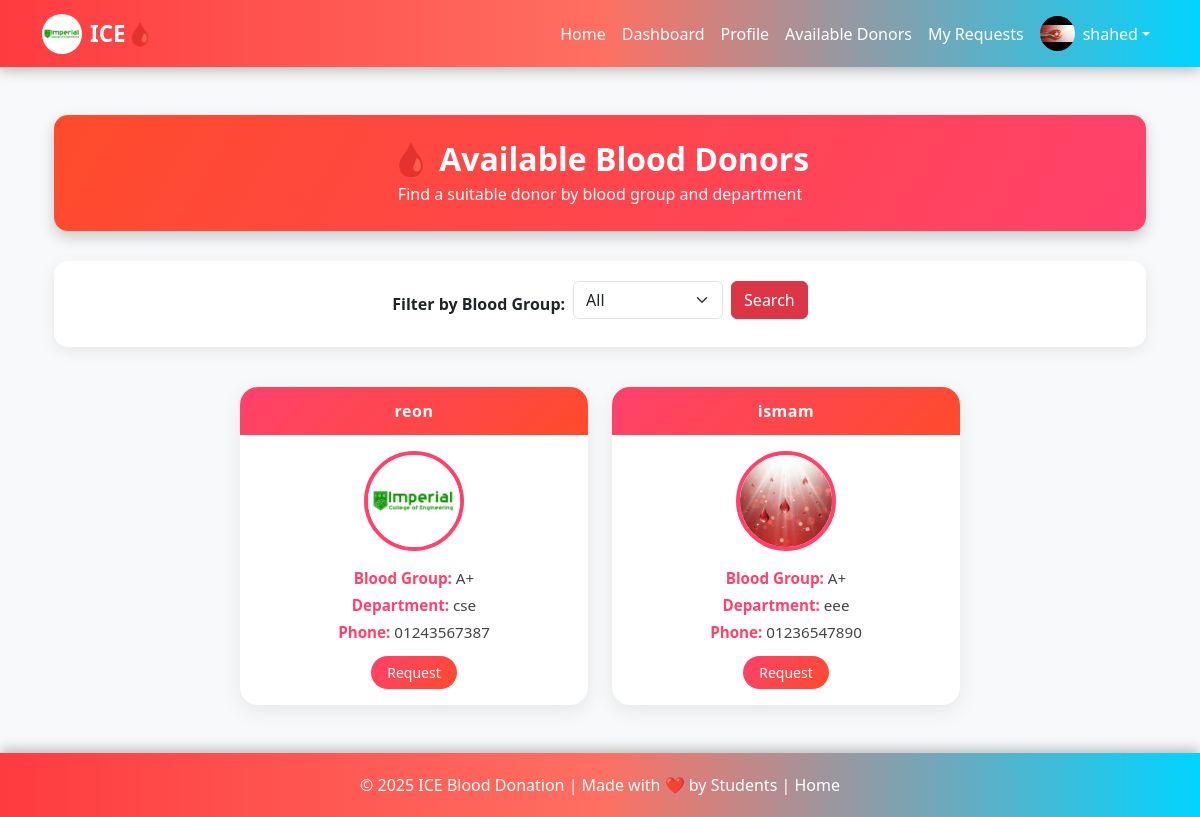
/donors/ (signed in), run on the app's committed database.
### blood/models.py (models this page shows, shortened)
class Donor(models.Model):
    user = models.OneToOneField(User, on_delete=models.CASCADE)
    blood_group = models.CharField(max_length=5)
    phone = models.CharField(max_length=15)
    department = models.CharField(max_length=100)
    available = models.BooleanField(default=True)
    last_donation_date = models.DateField(null=True, blank=True)
    donation_count = models.IntegerField(default=0)
    profile_pic = models.ImageField(upload_to='profile_pics/', null=True, blank=True)

### blood/views.py (the view)
# urls.py: path('donors/', views.donor_list, name='donor_list'),
@login_required
def donor_list(request):
    blood_group = request.GET.get('blood_group')
    if blood_group:
        donors = Donor.objects.filter(available=True, blood_group=blood_group)
    else:
        donors = Donor.objects.filter(available=True)
    return render(request, 'blood/donor_list.html', {'donors': donors, 'selected_group': blood_group})

### blood/templates/blood/donor_list.html (shortened to what this page needs)
{% extends 'blood/base.html' %}
{% block content %}
<div class="container py-4">
    <div class="page-header">
        <h2 class="fw-bold mb-1">🩸 Available Blood Donors</h2>
        <p class="mb-0">Find a suitable donor by blood group and department</p>
    </div>
    <div class="search-section">
        <form method="GET" class="d-flex flex-wrap align-items-center justify-content-center">
            <label for="blood_group" class="me-2 fw-semibold">Filter by Blood Group:</label>
            <select name="blood_group" id="blood_group" class="form-select me-2 mb-2" style="width:150px;">
                <option value="">All</option>
            </select>
            <button type="submit" class="btn btn-danger mb-2">Search</button>
        </form>
    </div>
    {% if donors %}
    <div class="row justify-content-center">
        {% for d in donors %}
        <div class="col-md-4 col-sm-6 mb-4">
            <div class="card donor-card">
                <div class="card-header">
                    {{ d.user.username }}
                </div>
                <div class="card-body text-center">
                    {% if d.profile_pic %}
                        <img src="{{ d.profile_pic.url }}" class="donor-img" alt="Profile">
                    {% else %}
                        <img src="https://via.placeholder.com/100" class="donor-img" alt="Profile">
                    {% endif %}
                    <p><strong>Blood Group:</strong> {{ d.blood_group }}</p>
                    <p><strong>Department:</strong> {{ d.department }}</p>
                    <p><strong>Phone:</strong> {{ d.phone }}</p>
                    <a href="{% url 'request_donor' d.id %}" class="btn btn-request btn-sm mt-2">Request</a>
                </div>
            </div>
        </div>
        {% endfor %}
    </div>
    {% else %}
    <div class="text-center mt-5">
        <p class="no-donor">No donors available right now 😔</p>
    </div>
    {% endif %}
</div>
{% endblock %}

### blood/templates/blood/base.html (shortened to what this page needs)
{% load static %}
<!DOCTYPE html>
<html lang="en">
<head>
    <link href="https://cdn.jsdelivr.net/npm/bootstrap@5.3.2/dist/css/bootstrap.min.css" rel="stylesheet">
</head>
<body>
<nav class="navbar navbar-expand-lg navbar-dark navbar-custom">
    <div class="container">
        <a class="navbar-brand" href="{% url 'dashboard' %}">
            <img src="{% static 'blood/images/ice logo.jpg' %}" alt="College Logo">
            ICE🩸
        </a>
        <div class="collapse navbar-collapse" id="navbarNav">
            <ul class="navbar-nav ms-auto align-items-center">
                <li class="nav-item"><a class="nav-link" href="{% url 'home' %}">Home</a></li>
                {% if user.is_authenticated %}
                    <li class="nav-item"><a class="nav-link" href="{% url 'dashboard' %}">Dashboard</a></li>
                    <li class="nav-item"><a class="nav-link" href="{% url 'profile' %}">Profile</a></li>
                    <li class="nav-item"><a class="nav-link" href="{% url 'donor_list' %}">Available Donors</a></li>
                    <li class="nav-item"><a class="nav-link" href="{% url 'donor_requests' %}">My Requests</a></li>
                    <li class="nav-item dropdown">
                        <a class="nav-link dropdown-toggle d-flex align-items-center" href="#" id="navbarDropdown" role="button" data-bs-toggle="dropdown" aria-expanded="false">
                            {% if user.donor.profile_pic %}
                                <img src="{{ user.donor.profile_pic.url }}" alt="Profile" class="navbar-profile-pic me-2">
                            {% else %}
                                <img src="https://via.placeholder.com/35" alt="Profile" class="navbar-profile-pic me-2">
                            {% endif %}
                            {{ user.username }}
                        </a>
                    </li>
                {% else %}
                    <li class="nav-item"><a class="nav-link" href="{% url 'login' %}">Login</a></li>
                    <li class="nav-item"><a class="nav-link" href="{% url 'register' %}">Register</a></li>
                {% endif %}
            </ul>
        </div>
    </div>
</nav>
<div class="content-wrapper container mt-4">
    {% block content %}{% endblock %}
</div>
<footer class="footer">
    <div class="container-fluid text-center">
        &copy; {{ year|default:2025 }} ICE Blood Donation | Made with ❤️ by Students | <a href="{% url 'home' %}">Home</a>
    </div>
</footer>
</body>
</html>

### blood/templates/blood/base.html (style rules this page uses)
html, body { margin: 0; padding: 0; min-height: 100vh; display: flex; flex-direction: column; background-color: #f8f9fa; }
.content-wrapper { flex: 1; }
.navbar-profile-pic { width: 35px; height: 35px; object-fit: cover; border-radius: 50%; }
.navbar-custom { background: linear-gradient(90deg, #ff3b3f, #ff6f61, #00d4ff); box-shadow: 0 4px 12px rgba(0,0,0,0.25); transition: 0.3s; }
.navbar-custom .nav-link { color: #fff; font-weight: 500; transition: 0.3s; }
.navbar-brand { font-weight: 700; font-size: 1.4rem; display: flex; align-items: center; }
.navbar-brand img { border-radius: 50%; margin-right: 8px; width: 40px; height: 40px; object-fit: cover; }
.footer { background: linear-gradient(90deg, #ff3b3f, #ff6f61, #00d4ff); color: #fff; padding: 20px 0; text-align: center; box-shadow: 0 -4px 12px rgba(0,0,0,0.25); width: 100%; }
.footer a { color: #fff; text-decoration: none; }

### blood/templates/blood/donor_list.html (style rules this page uses)
.page-header { background: linear-gradient(120deg, #ff4b2b, #ff416c); color: white; text-align: center; padding: 25px 0; border-radius: 14px; margin-bottom: 30px; box-shadow: 0 6px 15px rgba(0,0,0,0.2); }
.search-section { background: #fff; border-radius: 14px; padding: 20px 25px; box-shadow: 0 4px 15px rgba(0,0,0,0.08); margin-bottom: 40px; }
.donor-card { background: #fff; border-radius: 18px; border: none; box-shadow: 0 6px 20px rgba(0,0,0,0.08); transition: all 0.3s ease; overflow: hidden; }
.donor-card .card-header { background: linear-gradient(135deg, #ff416c, #ff4b2b); color: #fff; text-align: center; font-weight: 600; border: none; padding: 12px 0; letter-spacing: 0.5px; }
.donor-img { width: 100px; height: 100px; object-fit: cover; border-radius: 50%; border: 4px solid #ff416c; margin-bottom: 12px; transition: all 0.3s ease; }
.donor-card p { margin: 4px 0; color: #444; font-size: 0.95rem; }
.donor-card strong { color: #ff416c; }
.btn-request { border-radius: 25px; padding: 6px 16px; background: linear-gradient(135deg, #ff416c, #ff4b2b); color: #fff; border: none; transition: all 0.3s ease; }

### data on the page
Donor: user.username "reon", profile_pic (picture), blood_group "A+", department "cse", phone "01243567387"
Donor: user.username "ismam", profile_pic (picture), blood_group "A+", department "eee", phone "01236547890"

### other printed values
{{ user.username }} "shahed"
{{ year|default:2025 }} "2025"
